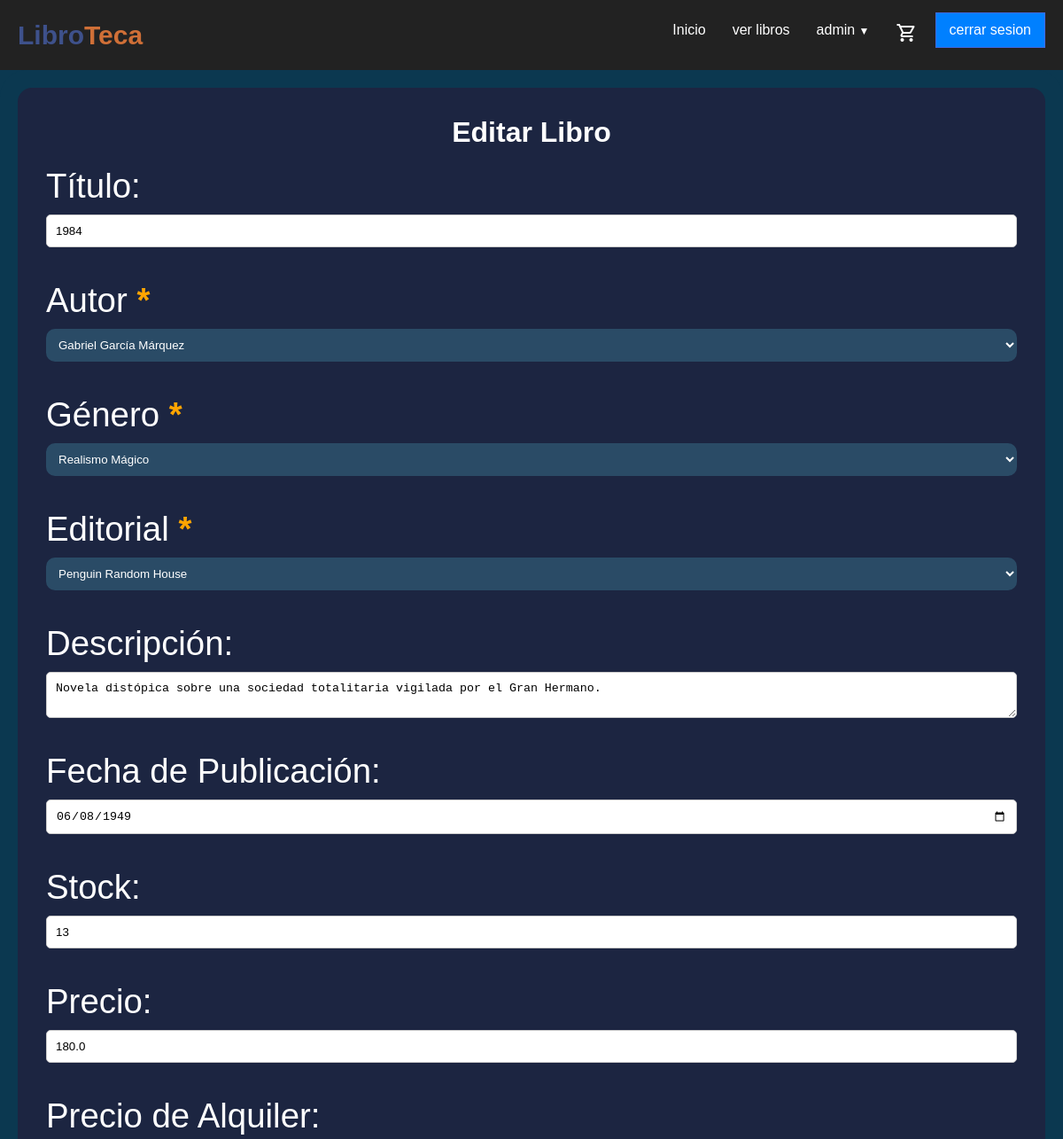
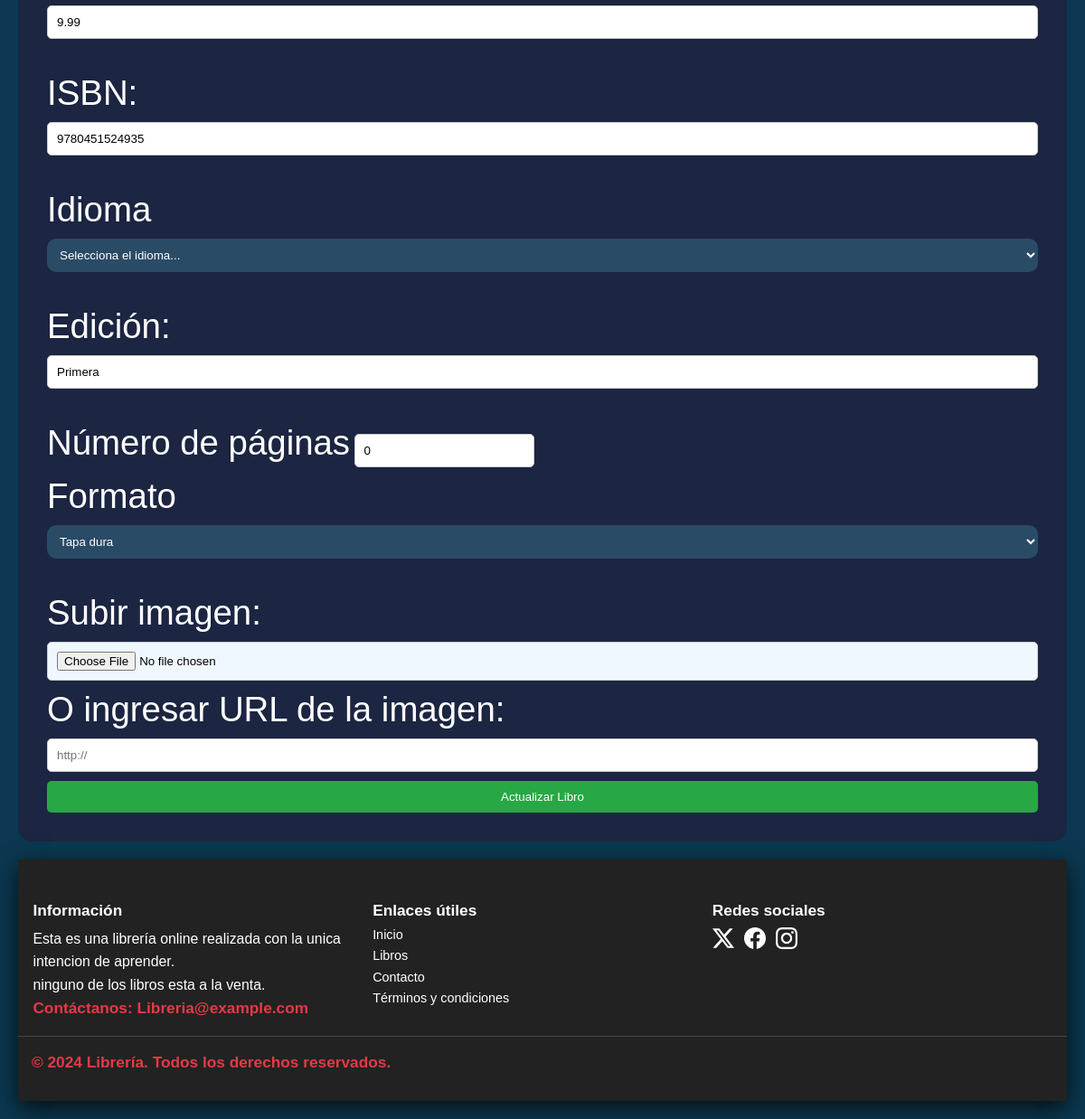
/editarlibro/2 (signed in), run on the app's committed database (2 pictures, top to bottom).
### models/controladordatabase.py (models this page shows, shortened)
class Libros(db.Model):
    __tablename__ = 'Libros'
    id = db.Column(db.Integer, primary_key=True)
    titulo = db.Column(db.String(100), nullable=False)
    descripcion = db.Column(db.Text, nullable=True)
    fecha_emision = db.Column(db.Text, nullable=False, default=date.today)
    stock = db.Column(db.Integer, nullable=False)
    precio = db.Column(db.Float, nullable=False)
    precio_alquiler = db.Column(db.Float, nullable=True)
    img = db.Column(db.String(200), nullable=True, default="sinimagen.jpg")
    id_autor = db.Column(db.Integer, db.ForeignKey('Autores.id'), nullable=False)
    id_genero = db.Column(db.Integer, db.ForeignKey('Generos.id'), nullable=False)
    id_editorial = db.Column(db.Integer, db.ForeignKey('Editorial.id'), nullable=True)
    isbn = db.Column(db.String(13), unique=True, nullable=True)
    idioma = db.Column(db.String(50), nullable=True)
    edicion = db.Column(db.String(50), nullable=True)
    paginas = db.Column(db.Integer, nullable=True)
    fecha_publicacion = db.Column(db.Text, nullable=True,  default=date.today)
    formato = db.Column(db.Enum('Tapa dura', 'Tapa blanda', 'eBook', 'Audiolibro', 'Otro'), nullable=True)
    calificacion_promedio = db.Column(db.Float, nullable=True, default=0.0)
    prestamos = db.relationship('Prestamo', backref='libro', lazy=True)
    comentarios = db.relationship('Comentario', backref='libro', lazy=True)

### routes/libros.py (the view, shortened to what this page needs)
@libros.route('/editarlibro/<int:id>', methods=['POST', 'GET'])
@admin_required
def editarlibro(id):
    libro = Libros.query.get_or_404(id)
    autores = Autor.query.all()
    generos = Genero.query.all()
    editoriales = Editorial.query.all()
    return render_template('libros/editarlibro.html', libro=libro, autores=autores, generos=generos, editoriales=editoriales)

### routes/login.py (called while the page is built)
def admin_required(f):
    @wraps(f)
    def decorated_function(*args, **kwargs):
        if "nombre" not in session:
            flash("Acceso denegado: Debes iniciar sesión.")
            return redirect(url_for('user.index_login'))
        if session.get('rol') != 'admin':
            flash("Acceso denegado: Se requiere rol de administrador.")
            return redirect(url_for('libros.bienvenida'))
        return f(*args, **kwargs)
    return decorated_function

### templates/libros/editarlibro.html (shortened to what this page needs)
{% extends 'layout.html' %}
{% block content %}
<body>
    <div class="container">
    <h1>Editar Libro</h1>
    <form action="{{ url_for('libros.editarlibro', id=libro.id) }}" method="POST" enctype="multipart/form-data">
        <label for="titulo">Título:</label>
        <input type="search" name="titulo" value="{{ libro.titulo }}" class="input_field" required><br>
     <label for="autor">Autor <strong style="color: orange;">*</strong></label>
     <select name="autor" id="autor_select" class="input_field" required>
         {% for autor in autores %}
         <option value="{{ autor.id }}">{{ autor.nombre }} {{ autor.apellido }}</option>
         {% endfor %}
     </select><br>
     <label for="genero">Género <strong style="color: orange;">*</strong></label>
     <select name="genero" id="genero_select" class="input_field" required>
         {% for genero in generos %}
         <option value="{{ genero.id }}">{{ genero.nombre }}</option>
         {% endfor %}
     </select><br>
     <label for="editorial">Editorial <strong style="color: orange;">*</strong></label>
     <select name="editorial" id="editorial_select" class="input_field" required>
         {% for editorial in editoriales %}
         <option value="{{ editorial.id }}">{{ editorial.nombre }}</option>
         {% endfor %}
     </select><br>
        <label for="descripcion">Descripción:</label>
        <textarea name="descripcion"  class="input_field">{{ libro.descripcion }}</textarea><br>
        <label for="fecha_publicacion">Fecha de Publicación:</label>
        <input type="date" name="fecha_publicacion" class="input_field" value="{{ libro.fecha_emision if libro.fecha_emision else 'Fecha Desconocida'}}" ><br>
        <label for="stock">Stock:</label>
        <input class="input_field" type="number" name="stock" value="{{ libro.stock if libro.stock else 'Desconocido'}}" required><br>
        <label for="precio">Precio:</label>
        <input class="input_field" type="number" step="0.01" name="precio" value="{{ libro.precio }}" class="input_field" required><br>
        <label for="precio_alquiler">Precio de Alquiler:</label>
        <input class="input_field" type="number" step="0.01" name="precio_alquiler" value="{{ libro.precio_alquiler if libro.precio_alquiler else '0' }}" class="input_field"><br>
        <label for="isbn">ISBN:</label>
        <input class="input_field" type="text" name="isbn" value="{{ libro.isbn if libro.isbn else '' }}" ><br>
        <label for="idioma">Idioma</label>
        <select name="idioma" class="input_field" id="idioma" onchange="mostrarNumeroPaginas()">
            <option value="" disabled selected>Selecciona el idioma...</option>
            </select><br>
        <label for="edicion">Edición:</label>
        <input class="input_field" type="text" name="edicion" value="{{ libro.edicion if libro.edicion else 'Desconocido' }}" ><br>
        <div id="campo_paginas" style="display:block;">
            <label for="paginas">Número de páginas</label>
            <input type="number" name="paginas" placeholder="Número de páginas" class="input_field" value="0"> <br>
        </div>
         <label for="formato">Formato</label>
         <select name="formato" class="input_field" id="formato" onchange="mostrarNumeroPaginas()">
             <option value="Tapa dura">Tapa dura</option>
         </select><br>
        <label for="imagen">Subir imagen:</label>
        <input class="input_field" type="file" name="imagen" id="imagen" style="background-color: aliceblue;">
        <label for="imagen_url">O ingresar URL de la imagen:</label>
        <input type="url" name="imagen_url" id="imagen_url" placeholder="http://">
        <button type="submit">Actualizar Libro</button>
    </form>
</div>
</body>
</html>
</head>
<body>
{% endblock %}

### static/css/tabla.css (style rules this page uses)
.container { max-width: 1200px; padding: 2rem; border-radius: 1rem; width: 100%; }
h1 { font-size: 2rem; color: #fff; }

### static/css/navbar.css (style rules this page uses)
* { box-sizing: border-box; padding: 0; margin: 0; }
body { font-family: sans-serif; font-size: 16px; }

### static/css/login.css (style rules this page uses)
:root { --color-azul: #0b3850; --color-azul-marino: #1C2541; --color-gris-claro: #E0E0E0; --color-blanco: #FFFFFF; --color-gris-oscuro: #333333; --color-naranja: #F4A261; --color-naranja-oscuro: #cf6f37; --primary: 237, 94%, 81%; --background: 266, 16%, 92%; --background-secondary: 256, 12%, 12%; --background-secondary-dark: 256, 10%, 10%; --background-secondary-light: 257, 11%, 16%; --text-primary: 0, 0%, 0%; --black: 0, 0%, 0%; --white: 0, 0%, 100%; --quite-gray: 0, 0%, 50%; --grooble: 10, 28%, 93%; --heading-large: 5.6rem; --heading-medium: 3.6rem; --heading-small: 2.4rem; --paragraph: 1.11rem; --navbar-buttons: 2.4rem; --transition-main: .175, .685, .32; --font-main: "Poppins"; }

### static/css/detalles.css (style rules this page uses)
* { margin: 0; padding: 0; box-sizing: border-box; }
label { color: #ffffff; font-size: var(--heading-small); }
body { background-color: var(--color-azul); }
main#main h1 { font-size: 2em; margin-bottom: 10px; color: #ffffff; text-align: center; }
button { background-color: #4c00ff; border: none; padding: 10px 20px; border-radius: 10px; cursor: pointer; color: white; }
select { padding: 10px; border-radius: 10px; background-color: #2a4b66; color: white; border: none; }

### static/css/carousel.css (style rules this page uses)
form { margin-top: 20px; display: flex; flex-direction: column; gap: 10px; }
form input, form textarea { padding: 10px; border: 1px solid #ccc; border-radius: 5px; }
button { background-color: #28a745; color: white; padding: 10px 15px; border: none; border-radius: 5px; cursor: pointer; }
.container { background-color: var(--color-azul-marino); }

### data on the page
Libros: titulo "1984", descripcion "Novela distópica sobre una sociedad totalitaria vigilada por el Gran Hermano.", fecha_publicacion "06/08/1949", stock "13", precio "180.0", precio_alquiler "9.99", isbn "9780451524935", edicion "Primera"

### other printed values
form field autor "Gabriel García Márquez"
form field genero "Realismo Mágico"
form field editorial "Penguin Random House"
